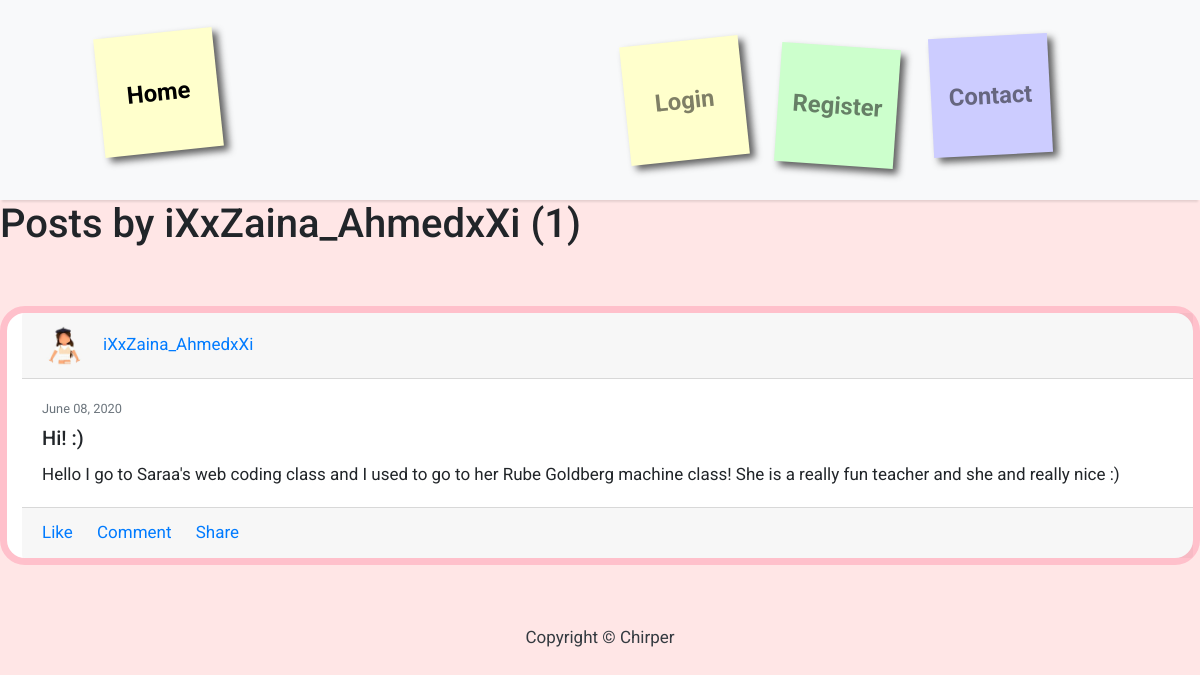
Screenshot of /user/iXxZaina_AhmedxXi with the database file from the repository.
### blog/models.py (models this page shows, shortened)
class Post(models.Model):
    title = models.CharField(max_length=100)
    content = models.TextField()
    date_posted = models.DateTimeField(default=timezone.now)
    author = models.ForeignKey(User, on_delete=models.CASCADE)

### users/models.py (models this page shows, shortened)
class Profile(models.Model):
    user = models.OneToOneField(User, on_delete=models.CASCADE)
    image = models.ImageField(default='default.jpg', upload_to='profile_pics')

### blog/views.py (the view)
# urls.py: path('user/<str:username>', UserPostListView.as_view(), name='user-posts'),
class UserPostListView(ListView):
    model = Post
    template_name = 'blog/user_posts.html'  # <app>/<model>_<viewtype>.html
    context_object_name = 'posts'
    paginate_by = 5
    def get_queryset(self):
        user = get_object_or_404(User, username=self.kwargs.get('username'))
        return Post.objects.filter(author=user).order_by('-date_posted')

### blog/templates/blog/user_posts.html (shortened to what this page needs)
{% extends "blog/base.html" %}
{% block content %}
<h1 class="mb-3"> Posts by {{ view.kwargs.username }} ({{ page_obj.paginator.count }})</h1>
<p>&nbsp;</p>
{% for post in posts %}
<div class="card gedf-card">
<div class="card-header">
  <div class="d-flex justify-content-between align-items-center">
      <div class="d-flex justify-content-between align-items-center">
          <div class="mr-2">
              <img class="rounded-circle" width="45" src="{{ post.author.profile.image.url }}" alt="">
          </div>
          <div class="ml-2">
              <a class="card-link" href="{% url 'user-posts' post.author.username %}">{{ post.author }}</a>
          </div>
      </div>
  </div>
</div>
<div class="card-body">
  <div class="text-muted h7 mb-2"> {{ post.date_posted|date:"F d, Y" }}</div>
      <h5 class="card-title">{{ post.title }}</h5>
  <p class="card-text">
      {{ post.content }}
  </p>
</div>
<div class="card-footer">
  <a href="#" class="card-link"> Like</a>
  <a href="#" class="card-link"> Comment</a>
  <a href="#" class="card-link"> Share</a>
</div>
</div>
{% endfor %}
{% endblock content %}

### blog/templates/blog/base.html (style rules this page uses)
h2,p { font-size:100%; font-weight:normal; }
body { font-family: "Roboto", sans-serif; font-size: 17px; background-color:#ffe6e6; }

### blog/templates/blog/user_posts.html (style rules this page uses)
.h7 { font-size: 0.8rem; color: white; }
@media (min-width: 992px) { .gedf-card { margin-bottom: 2.77rem; border-radius:25px; padding-left:15px; border-color:pink; border-width:7px; } }

### rows the page displays
Post: author.profile.image (picture), author "iXxZaina_AhmedxXi", date_posted "June 08, 2020", title "Hi! :)", content "Hello I go to Saraa's web coding class and I used to go to her Rube Goldberg machine class! She is a really fun teacher and she and really nice :)"

### other values shown
{{ view.kwargs.username }} "iXxZaina_AhmedxXi"
{{ page_obj.paginator.count }} "1"
